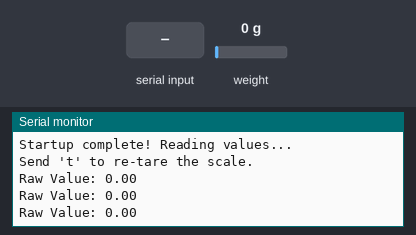
Simulated run of this sketch. Board: Seeed XIAO ESP32-C3. On the bench: the last lines printed to the serial monitor. Inputs (shaded band) come from the test bench; at power-on: weight on the scale 0 g.

Above: at 4.6 s.
4.7 s: "t" received over Serial
At 4.86 s:
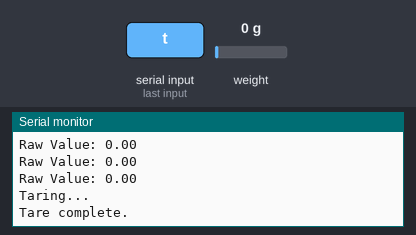
6.2 s: weight on the scale set to 100 g
At 6.71 s:
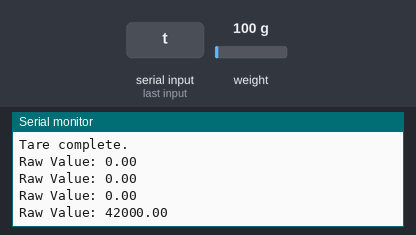
7.7 s: weight on the scale set to 1250 g
At 8.3 s:
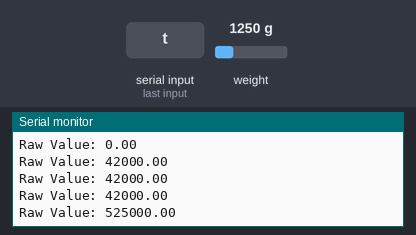
Timing chart, 0 to 10.7 s (numbered marks = the images above; inputs shaded):
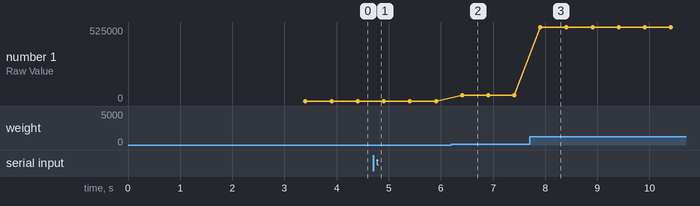

The sketch:

loadCellTesting_1_RawDataCaptured.ino
```cpp
#include <Arduino.h>
#include <HX711_ADC.h>

// Hardware connection pins (using explicit GPIO numbers to avoid board macro mapping issues):
// On Seeed Studio XIAO ESP32C3:
// - Physical Pin D2 is GPIO 4 (connects to HX711 DOUT/DT)
// - Physical Pin D3 is GPIO 5 (connects to HX711 SCK)
const int HX711_dout = 4;
const int HX711_sck = 5;

// HX711_ADC constructor:
HX711_ADC LoadCell(HX711_dout, HX711_sck);

unsigned long lastPrintTime = 0;
const int printInterval = 500; // Print data every 500ms

void setup() {
  Serial.begin(115200);
  delay(1000);

  Serial.println("\n--- Starting HX711_ADC Single Cell Test ---");

  // Initialize the HX711_ADC library
  LoadCell.begin();

  // Stabilize scale and tare (zero out the scale) on startup
  unsigned long stabilizingTime = 2000;
  boolean performTare = true;

  Serial.println("Stabilizing and taring... Keep the scale empty.");
  LoadCell.start(stabilizingTime, performTare);

  // Verify hardware response
  if (LoadCell.getTareTimeoutFlag() || LoadCell.getSignalTimeoutFlag()) {
    Serial.println("Error: Timeout. Check your MCU > HX711 wiring and pins!");
    while (1); // Halt execution if connection failed
  } else {
    // Set calibration factor. 1.0 will print the raw differential ADC values (approx.)
    LoadCell.setCalFactor(1.0);
    Serial.println("Startup complete! Reading values...");
    Serial.println("Send 't' to re-tare the scale.");
  }
}

void loop() {
  static boolean newDataReady = false;

  // The update() function checks if new data is available from the HX711 chip
  if (LoadCell.update()) {
    newDataReady = true;
  }

  // If a new reading is ready, print it at the specified interval
  if (newDataReady) {
    if (millis() - lastPrintTime >= printInterval) {
      float rawValue = LoadCell.getData();
      Serial.print("Raw Value: ");
      Serial.println(rawValue);

      newDataReady = false;
      lastPrintTime = millis();
    }
  }

  // Check for incoming serial command 't' to tare
  if (Serial.available() > 0) {
    char inByte = Serial.read();
    if (inByte == 't' || inByte == 'T') {
      Serial.println("Taring...");
      LoadCell.tareNoDelay();
    }
  }

  // Check if the non-blocking tare is completed
  if (LoadCell.getTareStatus() == true) {
    Serial.println("Tare complete.");
  }
}
```

Measured:
- after the input at 4.7 s, the serial monitor: prints a new line at once (image 1)
- after the input at 6.2 s, the serial monitor: prints a new line after 0.21 s (image 2)
- after the input at 7.7 s, the serial monitor: prints a new line after 0.21 s (image 3)
- plotted number 1: 0 → 42000 after the input at 6.2 s, 42000 → 525000 after the input at 7.7 s
